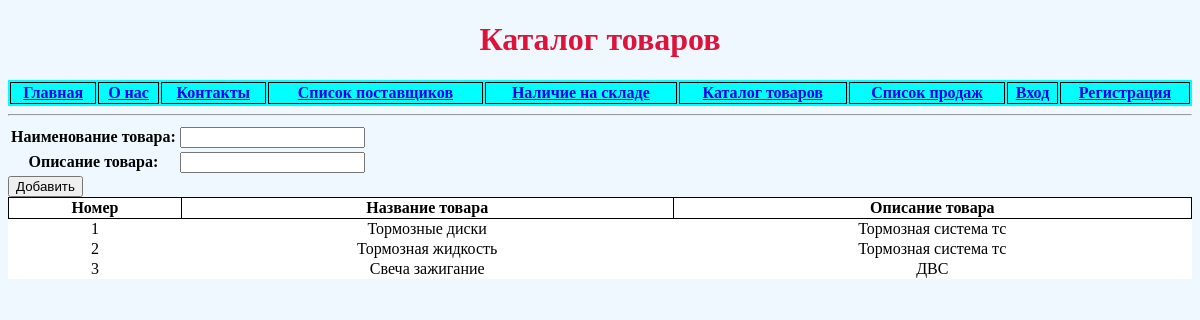
Page /products on the committed database.
### example_app/models.py (models this page shows, shortened)
class Product(models.Model):
    name = models.CharField(max_length=20)
    description = models.CharField(max_length=400)

### example_app/views.py (the view)
# urls.py: path('products', products),
def products(request):
    productse = Product.objects.all()
    form = ProductForm()
    return render(request, 'products.html', {'productse': productse, 'form': form})

### example_app/forms.py
class ProductForm(ModelForm):
    class Meta:
        model = Product
        fields = ['name', 'description']
        labels = {
            'name': 'Наименование товара', 'description': 'Описание товара'
        }

### example_app/templates/products.html (shortened to what this page needs)
{% extends "base.html" %}
{% load static %}
{% block header %}
Каталог товаров
{% endblock header %}
{% block content %}
<form method="POST" action="create_product/">
  <table>{{form}}</table>
  <input type="submit" value="Добавить">
</form>
<table class="warehouse">
  <tr><th class="warehouse">Номер</th><th class="warehouse">Название товара</th><th class="warehouse">Описание товара</th></tr>
    {% for product in productse %}
    <tr><td align="center">{{ product.id }}</td><td align="center">{{ product.name }}</td><td align="center">{{ product.description }}</td>
    {% endfor %}
</table>
{% endblock content %}

### example_app/static/css/style.css (style rules this page uses)
body { font-family: "Times New Roman"; background: aliceblue; }
table.warehouse { background: white; width: 100%; border-collapse: collapse }
th.warehouse { text-align: center; border: 1px solid black }

### rows in the picture
Product: id "1", name "Тормозные диски", description "Тормозная система тс"
Product: id "2", name "Тормозная жидкость", description "Тормозная система тс"
Product: id "3", name "Свеча зажигание", description "ДВС"
